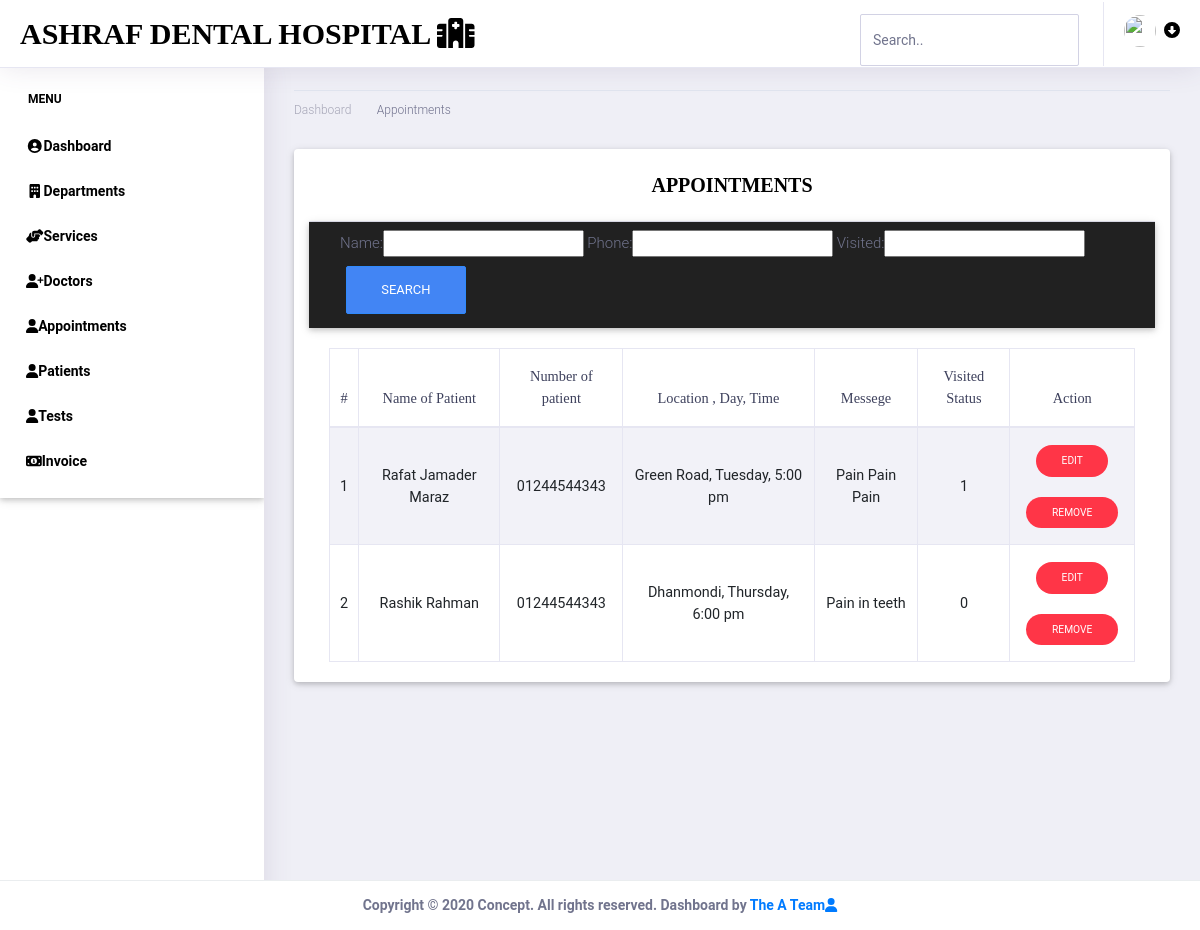
The app's page /seeappointment/, older data.
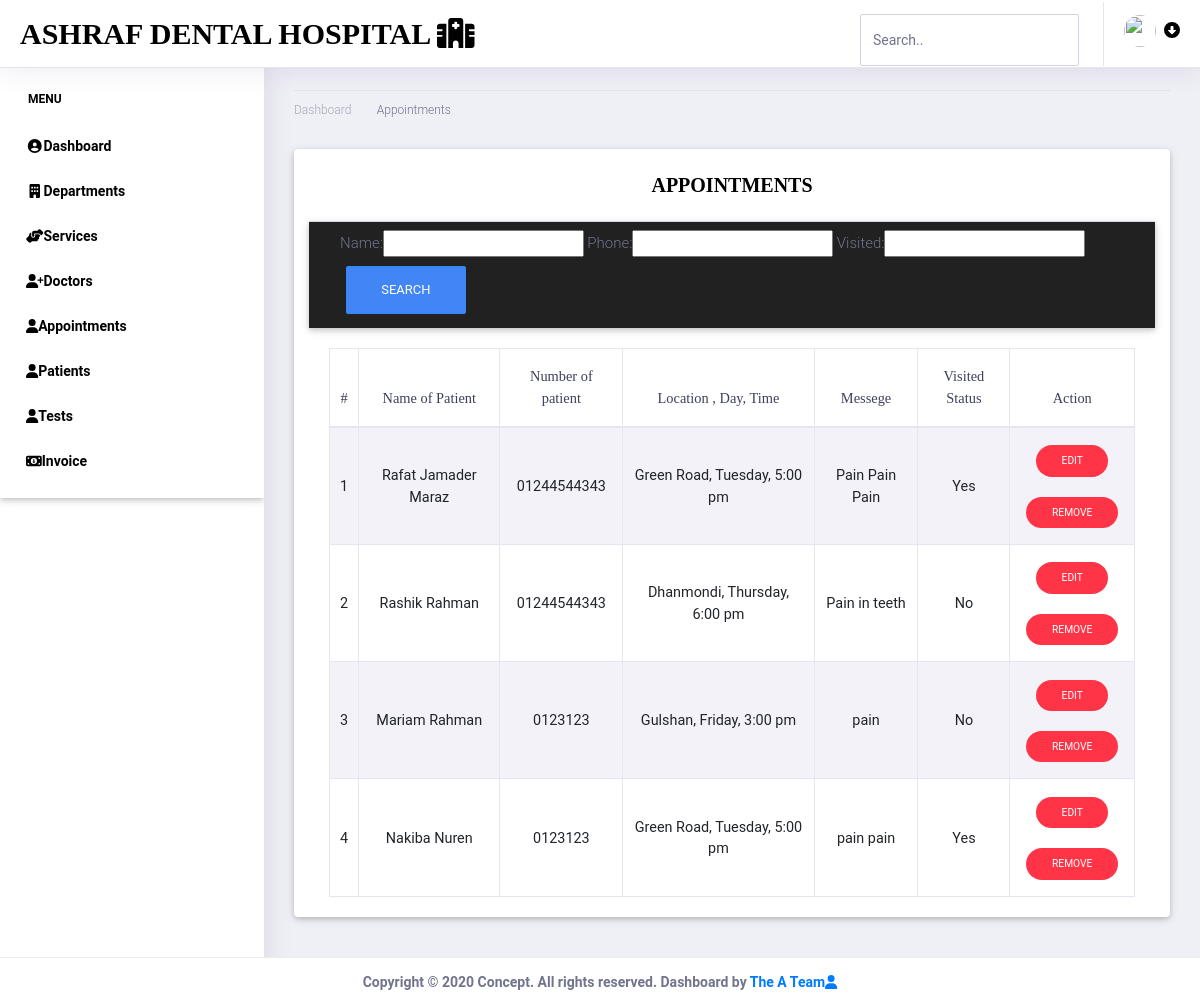
The same page, newer data.
### appointment_app/models.py (models this page shows, shortened)
class appointment(models.Model):
    name = models.CharField(max_length=255,default='')
    phone = models.IntegerField(default=0)
    ltd = models.CharField(max_length=255, default='')
    msg = models.TextField(max_length=700, default='')
    visited = models.CharField(max_length=255, default='No')

### appointment_app/views.py (the view)
# urls.py: path('seeappointment/', views.seeappointment, name='seeappointment'),
def seeappointment(request):
    d = appointment.objects.order_by('id')
    myFilter = OrderFilter(request.GET,queryset=d)
    d = myFilter.qs
    context = {'appointment': d, 'myFilter': myFilter}
    return render(request, 'appointment.html', context)

### templates/appointment.html (shortened to what this page needs)
<!doctype html>
<html lang="en">
<head>
    {% load static %}
    <link rel="stylesheet" href="/static/assets/css/open-iconic-bootstrap.min.css">
    <link rel="stylesheet" href="/static/assets/css/animate.css">
    <link rel="stylesheet" href="/static/assets/css/owl.carousel.min.css">
    <link rel="stylesheet" href="/static/assets/css/owl.theme.default.min.css">
    <link rel="stylesheet" href="/static/assets/css/magnific-popup.css">
    <link rel="stylesheet" href="/static/assets/css/aos.css">
    <link rel="stylesheet" href="/static/assets/css/ionicons.min.css">
    <link rel="stylesheet" href="/static/assets/css/bootstrap-datepicker.css">
    <link rel="stylesheet" href="/static/assets/css/jquery.timepicker.css">
    <link rel="stylesheet" href="/static/assets/css/flaticon.css">
    <link rel="stylesheet" href="/static/assets/css/icomoon.css">
    <link rel="stylesheet" href="/static/assets/css/style.css">
    <link rel="stylesheet" href="/static/assets/vendor/bootstrap/css/bootstrap.min.css">
    <link href="/static/assets/vendor/fonts/circular-std/style.css" rel="stylesheet">
    <link rel="stylesheet" href="/static/assets/libs/css/style.css">
    <link rel="stylesheet" href="/static/assets/vendor/fonts/fontawesome/css/fontawesome-all.css">
    <link rel="stylesheet" href="/static/assets/vendor/charts/chartist-bundle/chartist.css">
    <link rel="stylesheet" href="/static/assets/vendor/charts/morris-bundle/morris.css">
    <link rel="stylesheet" href="/static/assets/vendor/fonts/material-design-iconic-font/css/materialdesignicons.min.css">
    <link rel="stylesheet" href="/static/assets/vendor/charts/c3charts/c3.css">
    <link rel="stylesheet" href="/static/assets/vendor/fonts/flag-icon-css/flag-icon.min.css">
    <link rel="stylesheet" href="/static/assets/libs/css/mdb.min.css" >
    <link rel="stylesheet" href="/static/assets/libs/css/animate-3.7.0.css">
    <link rel="stylesheet" href="/static/assets/libs/css/owl-carousel.min.css">
    <link rel="stylesheet" href="/static/assets/libs/css/mdb.min.css">
    <link rel="stylesheet" href="/static/assets/libs/css/all.css">
</head>
<body>
    <div class="dashboard-main-wrapper">
        <div class="dashboard-header">
            <nav class="navbar navbar-expand-lg bg-white fixed-top">
                <a class="navbar-brand" href="{% url 'home' %}"><font class="font-weight-bold" color="black" style="font-family: 'Poor Richard',serif">Ashraf Dental Hospital <i class="fa fa-hospital-alt"></i></font></a>
                <div class="collapse navbar-collapse " id="navbarSupportedContent">
                    <ul class="navbar-nav ml-auto navbar-right-top">
                        <li class="nav-item">
                            <div id="custom-search" class="top-search-bar">
                                <input class="form-control" type="text" placeholder="Search..">
                            </div>
                        </li>
                        <form action="{% url 'logout'%}" method="post">
                        <li class="nav-item dropdown nav-user">
                            <a class="nav-link nav-user-img" href="#" id="navbarDropdownMenuLink2" data-toggle="dropdown" aria-haspopup="true" aria-expanded="false"><img src="/static/assets/images/admin.jpg" alt="" class="user-avatar-md rounded-circle"><i class="fas fa-arrow-alt-circle-down ml-2" style="color: black"></i></a>
                        </form>
                    </ul>
                </div>
            </nav>
        </div>
        <div class="nav-left-sidebar">
            <div class="menu-list">
                <nav class="navbar navbar-expand-lg navbar-light font-weight-bold">
                    <div class="collapse navbar-collapse" id="navbarNav">
                        <ul class="navbar-nav flex-column">
                            <li class="nav-divider">
                                <font class="font-weight-bold" color="black">Menu</font>
                            </li>
                            <li class="nav-item">
                                <a class="nav-link" href="{% url 'home' %}"><i class="fa fa-fw fa-user-circle"></i>Dashboard</a>
                            </li>
                            <li class="nav-item">
                                <a class="nav-link" href="{% url 'departments' %}" ><i class="fa fa-fw fa-building"></i>Departments</a>
                            </li>
                            <li class="nav-item">
                                <a class="nav-link" href="{% url 'services' %}"><i class="fas fa-fw fa-hands-helping"></i>Services</a>
                            </li>
                            <li class="nav-item ">
                                <a class="nav-link" href="{% url 'doctors' %}"><i class="fas fa-user-plus"></i>Doctors</a>
                            </li>
                            <li class="nav-item ">
                                <a class="nav-link" href="{% url 'seeappointment' %}"><i class="fas fa-user"></i>Appointments</a>
                            </li>
                            <li class="nav-item">
                                <a class="nav-link" href="{% url 'patients' %}" ><i class="fas fa-user"></i>Patients</a>
                            </li>
                            <li class="nav-item">
                                <a class="nav-link" href="{% url 'tests' %}" ><i class="fas fa-user"></i>Tests</a>
                            </li>
                            <li class="nav-item">
                                <a class="nav-link" href="{% url 'invoice' %}" ><i class="fas fa-money-bill-alt"></i>Invoice</a>
                            </li>
                        </ul>
                    </div>
                </nav>
            </div>
        </div>
        <div class="dashboard-wrapper">
            <div class="dashboard-ecommerce">
                <div class="container-fluid dashboard-content ">
                    <div class="row">
                        <div class="col-xl-12 col-lg-12 col-md-12 col-sm-12 col-12">
                            <div class="page-header">
                                <div class="page-breadcrumb">
                                    <nav aria-label="breadcrumb">
                                        <ol class="breadcrumb">
                                            <li class="breadcrumb-item"><a href="{% url 'home' %}" class="breadcrumb-link">Dashboard</a></li>
                                            <li class="breadcrumb-item active" aria-current="page">Appointments</li>
                                        </ol>
                                    </nav>
                                </div>
                            </div>
                        </div>
                    </div>
                    <section class="contact-section area-padding">
                <div class="container card">
                  <h3 class="card-header text-center font-weight-bold text-uppercase py-4"><font color="black">Appointments</font></h3>
                <nav class="navbar navbar-expand-lg navbar-dark bg-dark ftco-navbar-light" id="ftco-navbar">
                    <div class="container d-flex align-items-center">
                        <form method="get">
                            <font color="#9400d3">{{ myFilter.form }}</font>
                            <button class="btn btn-primary" type="submit">Search</button>
                        </form>
                    </div>
                </nav>
                 <div class="card-body">
                    <div id="table" class="table-editable">
                      <table class="table table-bordered table-responsive-md table-striped text-center auto-index">
                        <thead>
                          <tr>
                            <th class="text-center" color="black">#</th>
                            <th class="text-center" color="black">Name of Patient</th>
                            <th class="text-center" color="black">Number of patient</th>
                            <th class="text-center" color="black">Location , Day, Time</th>
                            <th class="text-center" color="black">Messege</th>
                            <th class="text-center" color="black">Visited Status</th>
                            <th class="text-center" color="black">Action</th>
                          </tr>
                        </thead>
                        <tbody>
                           {% for val in appointment %}
                             <tr>
                                <td class="pt-3-half"  color="black">{{ val.name }}</td>
                                <td class="pt-3-half"  color="black">0{{ val.phone }}</td>
                                <td class="pt-3-half"  color="black">{{ val.ltd }}</td>
                                <td class="pt-3-half"  color="black">{{ val.msg }}</td>
                                <td class="pt-3-half"  color="black">{{ val.visited }}</td>
                                <td>
                                  <span class="table-remove">
                                     <a href="{% url 'edit-appointment' val.id %}"><button type="button" class="btn btn-danger btn-rounded btn-sm my-0">Edit</button></a>
                                  </span><p></p>
                                  <span class="table-remove">
                                    <a href="{% url 'remove-appointment' val.id %}"><button type="button" class="btn btn-danger btn-rounded btn-sm my-0">Remove</button></a>
                                  </span>
                                </td>
                              </tr>
                           {% endfor %}
                        </tbody>
                      </table>
                    </div>
                  </div>
                </div>
            </section>
            <div class="footer fixed-bottom">
                <div class="container-fluid d-flex justify-content-center">
                    <div class="row">
                        <div class="font-weight-bold text-center">
                             Copyright © 2020 Concept. All rights reserved. Dashboard by <a href=""> The A Team<i class="fas fa-user"></i></a>
                        </div>
                    </div>
                </div>
            </div>
        </div>
    </div>
        </div>
    </div>
</body>
</html>

Row changes from the older to the newer data that the page shows:
changed appointment "Rafat Jamader Maraz": visited "1" → "Yes"
changed appointment "Rashik Rahman": visited "0" → "No"
added appointment: name "Mariam Rahman", phone "123123", ltd "Gulshan, Friday, 3:00 pm", msg "pain", visited "No"
added appointment: name "Nakiba Nuren", phone "123123", ltd "Green Road, Tuesday, 5:00 pm", msg "pain pain", visited "Yes"
